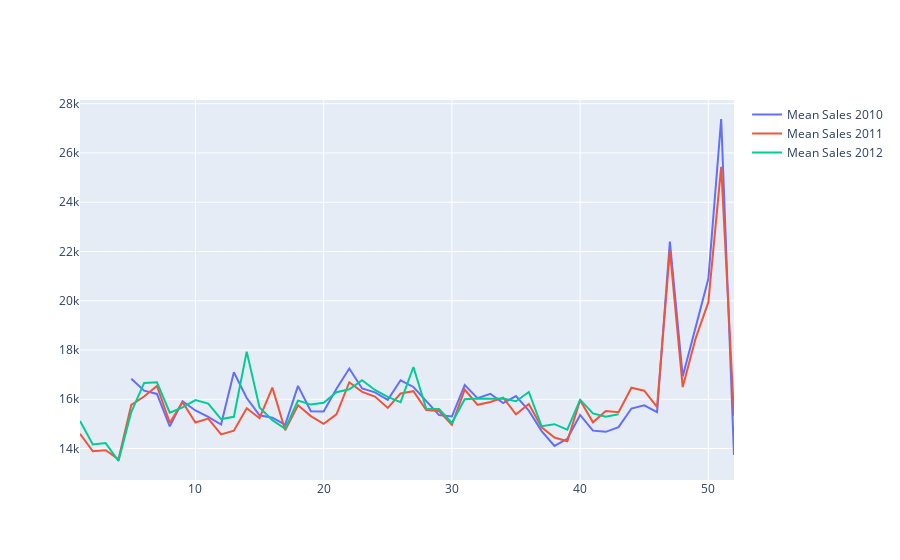

Write notebook code for a chart like this one.
### Code cell
fig = go.Figure()
fig.add_trace(go.Scatter( x = weekly_sales2010['Weekly_Sales']['mean'].index, 
                         y = weekly_sales2010['Weekly_Sales']['mean'], 
                         name = 'Mean Sales 2010',
                         mode = 'lines') )
fig.add_trace(go.Scatter( x = weekly_sales2011['Weekly_Sales']['mean'].index, y = weekly_sales2011['Weekly_Sales']['mean'], name = 'Mean Sales 2011', mode = 'lines') )


fig.add_trace(go.Scatter( x = weekly_sales2012['Weekly_Sales']['mean'].index, y = weekly_sales2012['Weekly_Sales']['mean'], name = 'Mean Sales 2012', mode = 'lines') )
